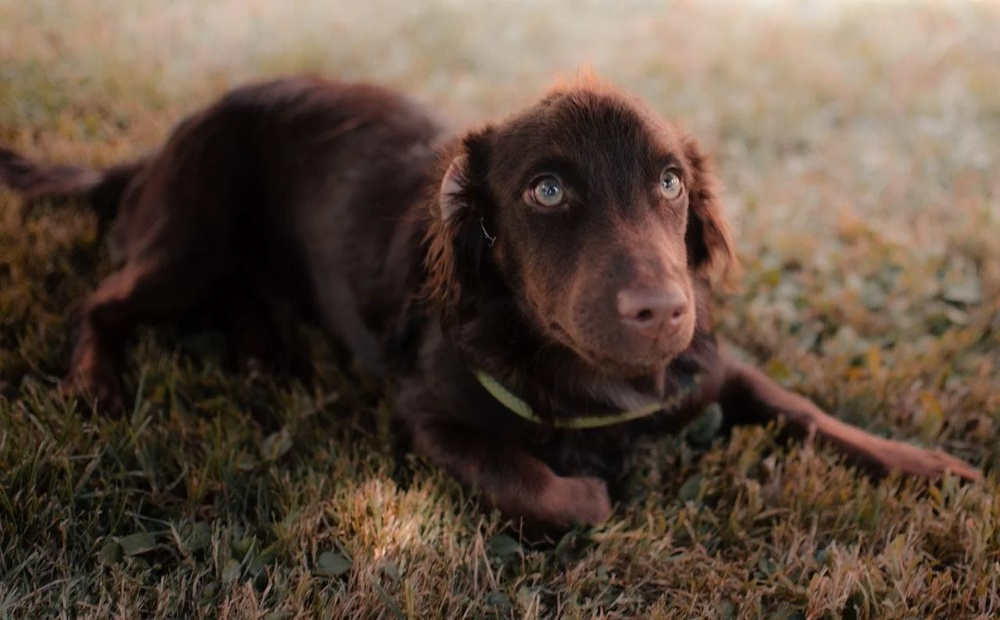
#> input picture 3-machine-learning/2-No supervisado/1-PCA/Teoria/img/my_doggo_sample.jpeg, 1000 x 620 px, shrunk from 1280 x 793 before the run
$ jupyter execute Compress_image_resolved.ipynb
#> lines starting #> are read from the running program, lines starting #| are printed output that depends on the picture
A typical digital image is made by stacking Red Blue and Green pixel arrays of intensities ranging from 0 to 255.

A grayscale image does not contain color but only shades of gray. The pixel intensity in a grayscale image varies from black (0 intensity) to white (255 full intensity) to make it what we usually call as a Black & White image.

Digits dataset is a grayscale image dataset of handwritten digit having 1797 8×8 images.

[cell 1]
#importing the dataset
import numpy as np
import matplotlib.pyplot as plt
from sklearn.datasets import load_digits

digits = load_digits()
data = digits.data
data.shape

sklearn.datasets module makes it quick to import digits data by importing load_digits class from it. The shape of the digit data is (1797, 64). 8×8 pixels are flattened to create a vector of length 64 for every image.

[cell 2]
#taking a sample image to view
#Remember image is in the form of numpy array.
image_sample = data[0,:].reshape(8,8)
plt.imshow(image_sample);
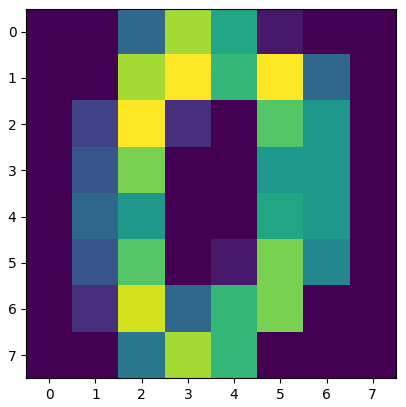
#> figure drawn by matplotlib, 1 panel

Now, using PCA, let’s reduce the image dimensions from 64 to just 2 so that we can visualize the dataset using a Scatterplot.

[cell 3]
#Import required modules
from sklearn.decomposition import PCA

pca = PCA(2) # we need 2 principal components.
converted_data = pca.fit_transform(digits.data)

converted_data.shape

We can also pass a float value less than 1 instead of an integer number. i.e. PCA(0.90) this means the algorithm will find the principal components which explain 90% of the variance in data.

[cell 4]
plt.style.use('seaborn-whitegrid')
plt.figure(figsize = (10,6))
c_map = plt.cm.get_cmap('jet', 10)
plt.scatter(converted_data[:, 0],
            converted_data[:, 1],
            s = 15,
            cmap = c_map ,
            c = digits.target)

plt.colorbar()
plt.xlabel('PC-1') , plt.ylabel('PC-2')
plt.show()
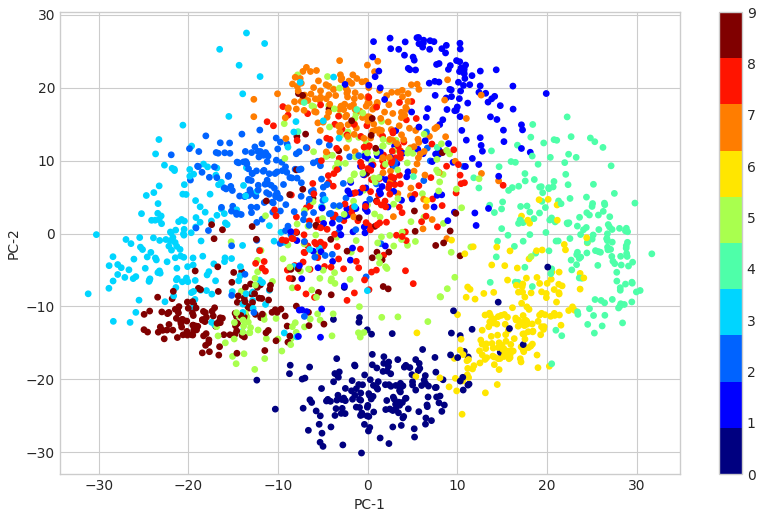
#> figure drawn by matplotlib, 2 panels

Another cool application of PCA is in Image compression. Let’s have a look at how can we achieve this with python.

[cell 5]
#!pip install opencv-python

[cell 6]
# Importing required libraries
import cv2
import numpy as np
import matplotlib.pyplot as plt
from sklearn.decomposition import PCA

[cell 7]
# Loading the image
'''
openCV imports in BGR, that's why we see this in a blue color
'''
img = cv2.imread('img/my_doggo_sample.jpeg') #you can use any image you want.
#> img is the input picture: shape (620, 1000, 3); mean B, G, R 62.3, 75.8, 93.2
plt.imshow(img);

[cell 8]
# Splitting the image in R,G,B arrays.

blue, green, red = cv2.split(img)
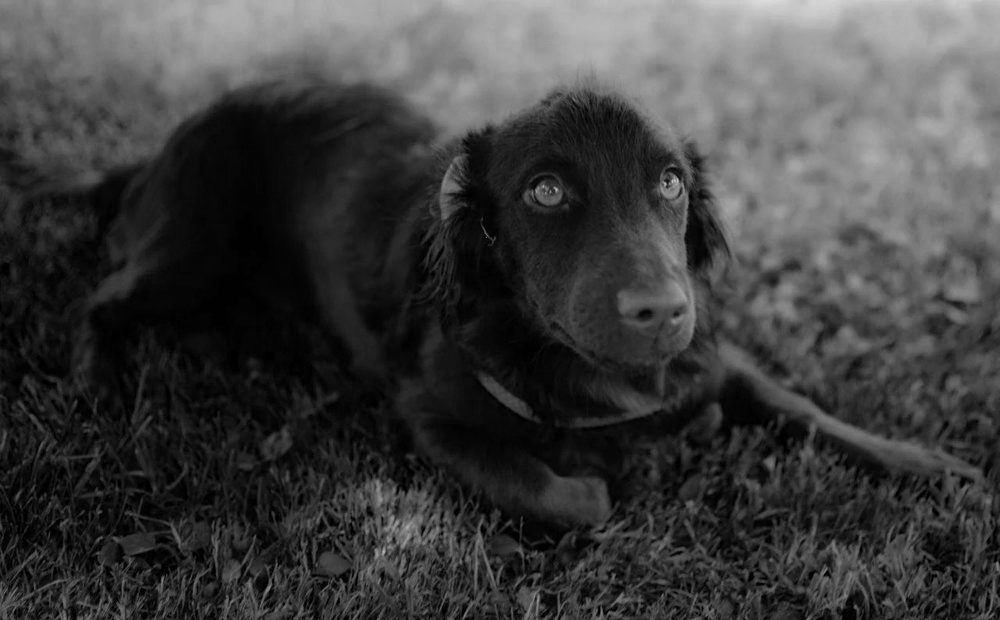
#> blue: shape (620, 1000); min 0, max 221, mean 62.3
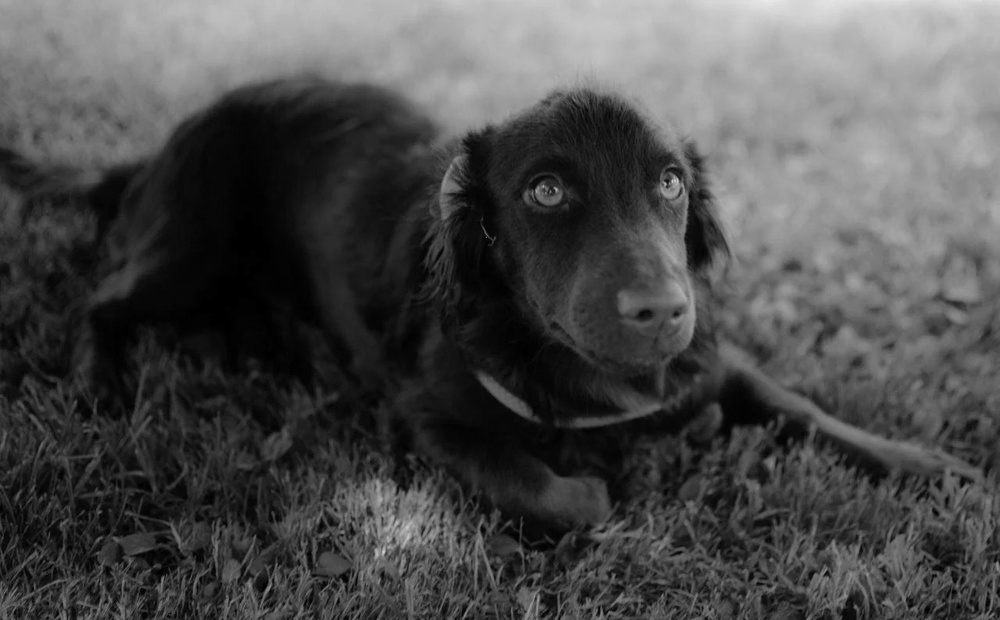
#> green: shape (620, 1000); min 0, max 235, mean 75.8
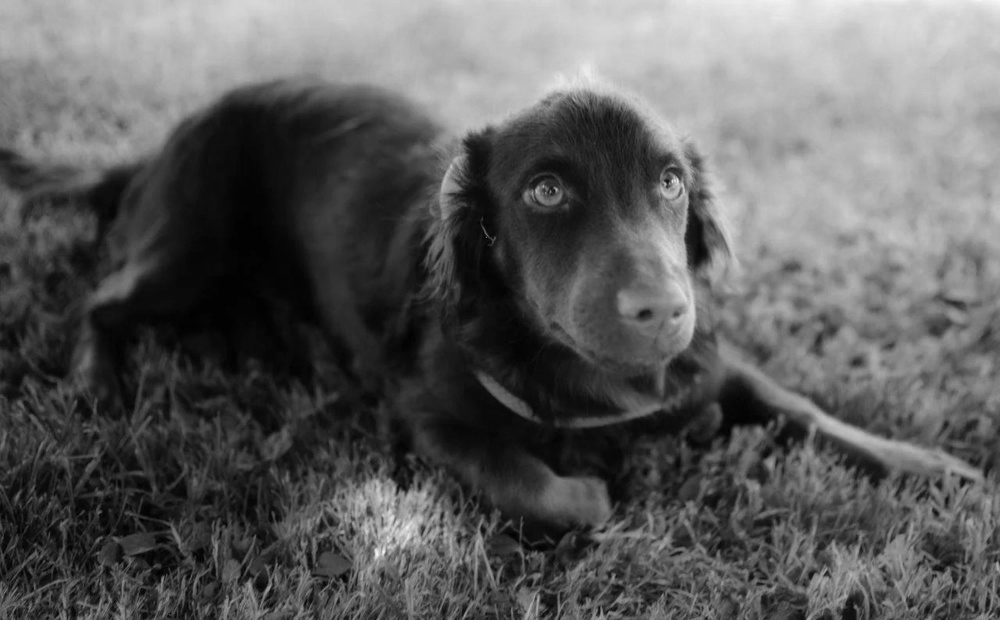
#> red: shape (620, 1000); min 0, max 248, mean 93.2
#it will split the original image into Blue, Green and Red arrays.

[cell 9]
img.shape
#> Out = (620, 1000, 3)

OpenCV will split into Blue, Green, and Red channels instead of Red, Blue, and Green. Be very careful of the sequence here.

[cell 10]
# Initialize PCA with first 20 principal components
pca = PCA(20)

#Applying to red channel and then applying inverse transform to transformed array.
red_transformed = pca.fit_transform(red)
print('red_transformed.shape:', red_transformed.shape)
#| red_transformed.shape: (620, 20)
red_inverted = pca.inverse_transform(red_transformed)
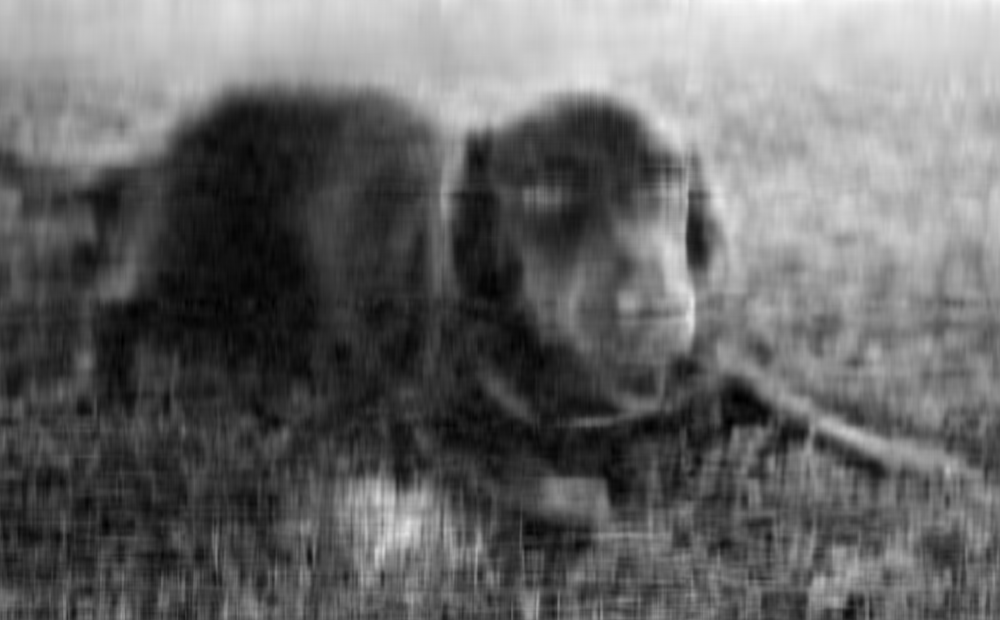
#> red_inverted: shape (620, 1000) float64; min -10.99, max 246.5, mean 93.2; drawn with min black and max white
print('red_inverted.shape:', red_inverted.shape)
#| red_inverted.shape: (620, 1000)

#Applying to Green channel and then applying inverse transform to transformed array.
green_transformed = pca.fit_transform(green)
print('green_transformed.shape:', green_transformed.shape)
#| green_transformed.shape: (620, 20)
green_inverted = pca.inverse_transform(green_transformed)
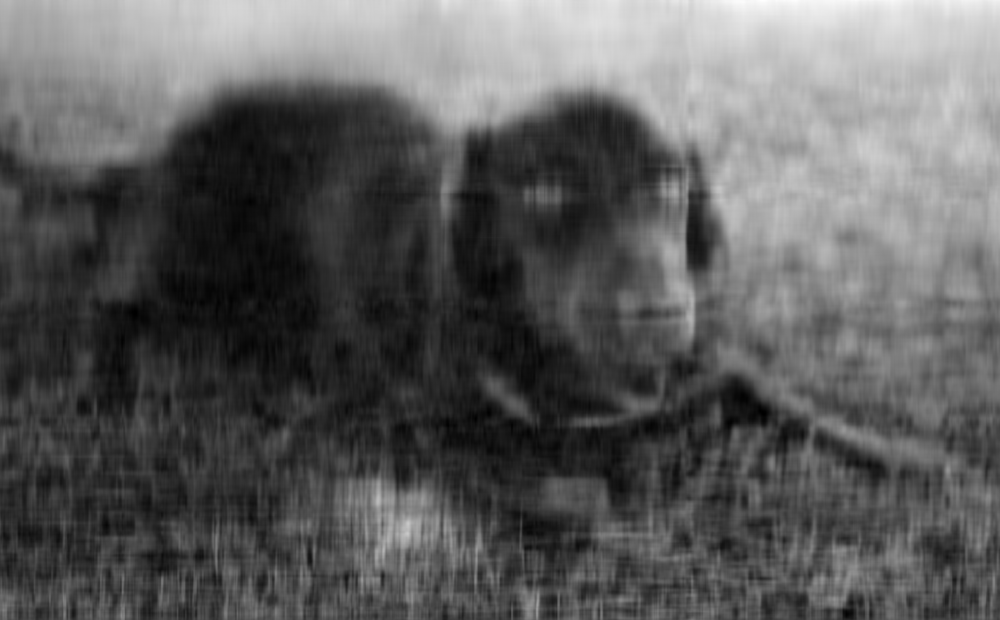
#> green_inverted: shape (620, 1000) float64; min -12.36, max 230.3, mean 75.8; drawn with min black and max white
print('green_inverted.shape:', green_inverted.shape)
#| green_inverted.shape: (620, 1000)

#Applying to Blue channel and then applying inverse transform to transformed array.
blue_transformed = pca.fit_transform(blue)
print('blue_transformed.shape:', blue_transformed.shape)
#| blue_transformed.shape: (620, 20)
blue_inverted = pca.inverse_transform(blue_transformed)
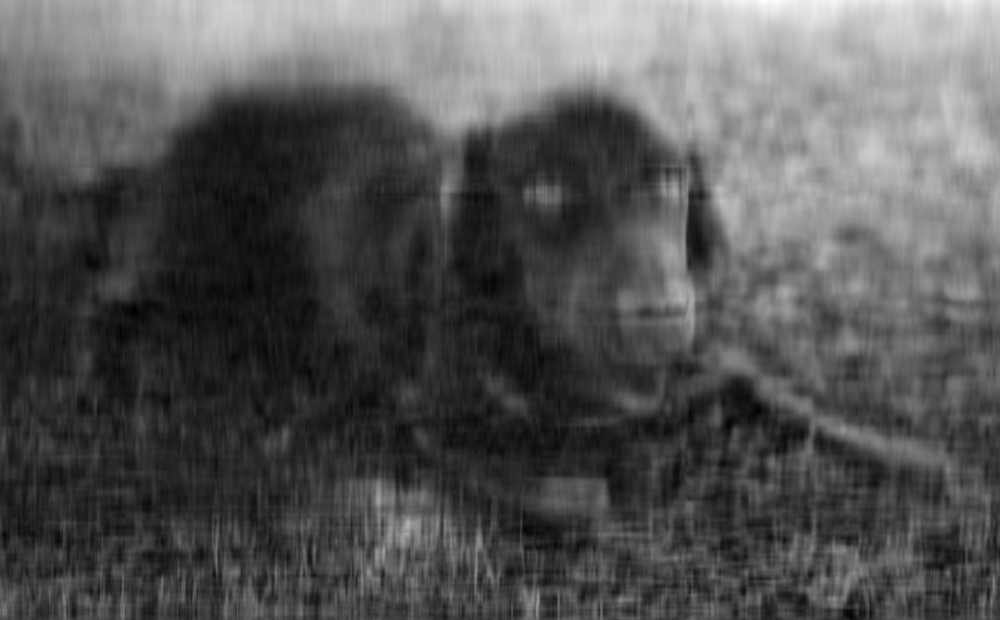
#> blue_inverted: shape (620, 1000) float64; min -16.29, max 221, mean 62.3; drawn with min black and max white
print('blue_inverted.shape:', blue_inverted.shape)
#| blue_inverted.shape: (620, 1000)

[cell 11]
# dstack: Stack arrays in sequence depth wise (along third axis).
img_not_compressed = (np.dstack((blue, green, red))).astype(np.uint8)

[cell 12]
# Viewing the not compressed image
plt.imshow(img_not_compressed);

In the process of reconstructing the original dimensions from the reduced dimensions, some information is lost as we keep only selected principal components, 20 in this case.

[cell 13]
img_compressed = (np.dstack((blue_inverted, green_inverted, red_inverted))).astype(np.uint8)

Stacking the inverted arrays using dstack function. Here it is important to specify the datatype of our arrays, as most images are of 8 bit. Each pixel is represented by one 8-bit byte.

[cell 14]
# Viewing the compressed image
plt.imshow(img_compressed);

The output above is what we get when considering just 20 Principal components.

If we increase the number of Principal components the output image will get clear.

1) Now check with how many Principal Components your eyes can't see the difference with the original!

2) The dog should not be so blue, fix it!

[cell 15]
b,g,r = cv2.split(img)           # get b, g, r
rgb_img1 = cv2.merge([r,g,b])     # switch it to r, g, b

[cell 16]
plt.imshow(rgb_img1);

[cell 17]
# Let's try with 60 PCs
pca = PCA(60)

#Applying to red channel and then applying inverse transform to transformed array.
r_transformed = pca.fit_transform(r)
print('red_transformed.shape:', r_transformed.shape)
#| red_transformed.shape: (620, 60)
r_inverted = pca.inverse_transform(r_transformed)
print('red_inverted.shape:', red_inverted.shape)
#| red_inverted.shape: (620, 1000)

#Applying to Green channel and then applying inverse transform to transformed array.
g_transformed = pca.fit_transform(g)
print('green_transformed.shape:', g_transformed.shape)
#| green_transformed.shape: (620, 60)
g_inverted = pca.inverse_transform(g_transformed)
print('green_inverted.shape:', green_inverted.shape)
#| green_inverted.shape: (620, 1000)

#Applying to Blue channel and then applying inverse transform to transformed array.
b_transformed = pca.fit_transform(b)
print('blue_transformed.shape:', b_transformed.shape)
#| blue_transformed.shape: (620, 60)
b_inverted = pca.inverse_transform(b_transformed)
print('blue_inverted.shape:', blue_inverted.shape)
#| blue_inverted.shape: (620, 1000)

[cell 18]
rgb_img1_transformed = cv2.merge([r_transformed,g_transformed,b_transformed])     # switch it to r, g, b
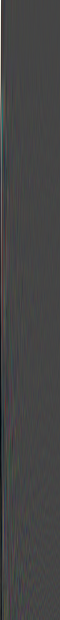
#> rgb_img1_transformed: shape (620, 60, 3) float64; mean R, G, B 0, 0, 0; drawn with min black and max white

[cell 19]
img_compressed_v2 = (np.dstack((r_inverted, g_inverted, b_inverted))).astype(np.uint8)
plt.imshow(img_compressed_v2);
